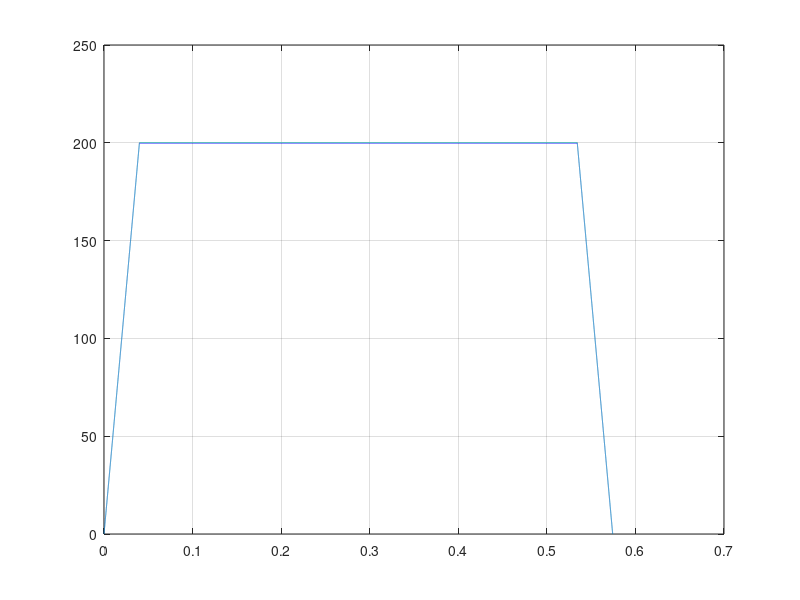

Write the MATLAB code that produced this figure.
close all;
dt = 0.00001;
S=5.5*261;
Vmax=200;
E=5000;
tnas=Vmax/E;
s_nas1=S-E*tnas^2;
t_usk = sqrt(s_nas1/E);
t1=0:dt:tnas;
v1=E*t1;
t2=tnas:dt:t_usk;
v2=zeros(1,length(t2))+Vmax;
t3=t_usk:dt:t_usk+tnas;
v3=E*(t_usk+tnas)-E*t3;
t=[t1 t2 t3];
v=[v1 v2 v3];
v
plot(t,v);
grid on